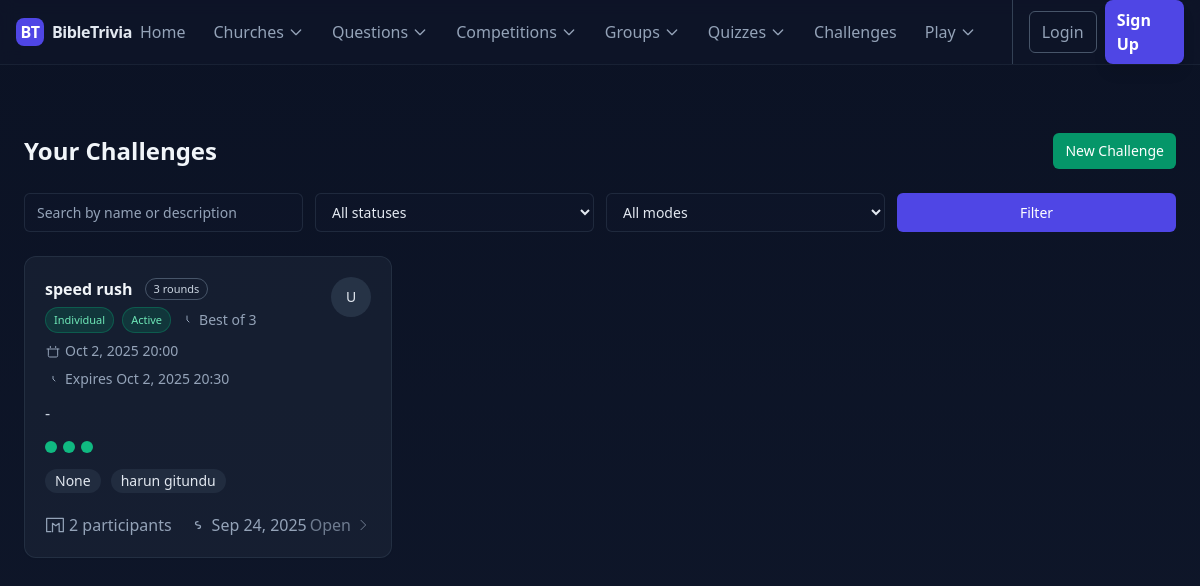
Screenshot of /challenges/ with the database file from the repository.
### home/models.py (models this page shows, shortened)
class TimeStampedModel(models.Model):
    created_at = models.DateTimeField(auto_now_add=True)
    updated_at = models.DateTimeField(auto_now=True)
    class Meta:
        abstract = True

class Challenge(TimeStampedModel):
    MODE_CHOICES = [
        ('individual', 'Individual'),
        ('group', 'Group'),
    ]
    STATUS_CHOICES = [
        ('pending', 'Pending'),
        ('active', 'Active'),
        ('completed', 'Completed'),
        ('cancelled', 'Cancelled'),
        ('expired', 'Expired'),
    ]
    name = models.CharField(max_length=200, blank=True)
    description = models.TextField(blank=True)
    mode = models.CharField(max_length=12, choices=MODE_CHOICES)
    status = models.CharField(max_length=12, choices=STATUS_CHOICES, default='pending')
    scheduled_at = models.DateTimeField(null=True, blank=True)
    expires_at = models.DateTimeField(null=True, blank=True)
    best_of = models.PositiveIntegerField(null=True, blank=True, help_text='Odd number of rounds for best-of; null for single-round')
    max_participants = models.PositiveIntegerField(default=2, help_text='Maximum number of participants allowed in this challenge')
    created_by = models.ForeignKey(settings.AUTH_USER_MODEL, on_delete=models.CASCADE, related_name='created_challenges')
    metadata = models.JSONField(blank=True, null=True)
    class Meta:
        ordering = ['-created_at']
        indexes = [
            models.Index(fields=["mode", "status"]),
            models.Index(fields=["scheduled_at"]),
        ]

class ChallengeRound(TimeStampedModel):
    challenge = models.ForeignKey(Challenge, on_delete=models.CASCADE, related_name='rounds')
    round_number = models.PositiveIntegerField(default=1)
    quiz = models.ForeignKey('TestQuiz', on_delete=models.SET_NULL, null=True, blank=True, related_name='challenge_rounds')
    started_at = models.DateTimeField(null=True, blank=True)
    completed_at = models.DateTimeField(null=True, blank=True)
    metadata = models.JSONField(blank=True, null=True)
    class Meta:
        ordering = ['round_number', 'id']
        constraints = [
            models.UniqueConstraint(fields=['challenge', 'round_number'], name='uniq_challenge_round_number')
        ]

class ChallengeParticipant(TimeStampedModel):
    ROLE_CHOICES = [
        ('challenger', 'Challenger'),
        ('invitee', 'Invitee'),
    ]
    challenge = models.ForeignKey(Challenge, on_delete=models.CASCADE, related_name='participants')
    user = models.ForeignKey(settings.AUTH_USER_MODEL, on_delete=models.CASCADE, null=True, blank=True, related_name='challenge_participations')
    group = models.ForeignKey('TriviaGroup', on_delete=models.CASCADE, null=True, blank=True, related_name='challenge_participations')
    role = models.CharField(max_length=12, choices=ROLE_CHOICES, default='invitee')
    is_active = models.BooleanField(default=True)
    team_name = models.CharField(max_length=100, blank=True)
    joined_at = models.DateTimeField(null=True, blank=True)
    class Meta:
        indexes = [
            models.Index(fields=["challenge"]),
            models.Index(fields=["is_active"]),
        ]

### users/models.py (models this page shows, shortened)
class MyUser(AbstractUser):
    email = models.EmailField(_('email address'), max_length=50, unique=True)
    username = None
    ROLE_CHOICES = [
        ('Admin', 'Admin'),
        ('Supervisor', 'Supervisor'),
        ('Patron', 'Patron'),
        ('Member', 'Member'),
    ]
    role = models.CharField(
        _('Role'),
        max_length=20,
        choices=ROLE_CHOICES,
        default='Member',
        help_text=_('User role in the system')
    )
    USERNAME_FIELD = 'email'
    REQUIRED_FIELDS = []
    objects = MyUserManager()
    groups = models.ManyToManyField(
        'auth.Group',
        related_name='myuser_groups',  # Unique related_name
        blank=True,
        help_text=_('The groups this user belongs to. A user will get all permissions granted to each of their groups.')
    )
    user_permissions = models.ManyToManyField(
        'auth.Permission',
        related_name='myuser_permissions',  # Unique related_name
        blank=True,
        help_text=_('Specific permissions for this user.')
    )

### home/views.py (the view, shortened to what this page needs)
# urls.py: path('challenges/', ChallengeListView.as_view(), name='challenge_list'),
class ChallengeListView(ListView):
    model = Challenge
    template_name = 'home/challenge_list.html'
    context_object_name = 'challenges'
    paginate_by = 15
    def get_queryset(self):
        user = self.request.user
        qs = (
            Challenge.objects
            .select_related('created_by')
            .prefetch_related('participants__user', 'participants__group', 'rounds')
        )
        status_filter = self.request.GET.get('status')
        if status_filter in ['pending', 'active', 'completed', 'cancelled']:
            qs = qs.filter(status=status_filter)
        mode_filter = self.request.GET.get('mode')
        if mode_filter in ['individual', 'group']:
            qs = qs.filter(mode=mode_filter)
        search_query = (self.request.GET.get('q') or '').strip()
        if search_query:
            qs = qs.filter(Q(name__icontains=search_query) | Q(description__icontains=search_query))
        return qs.order_by('-created_at')
    def get_context_data(self, **kwargs):
        ctx = super().get_context_data(**kwargs)
        ctx['status_filter'] = self.request.GET.get('status', '')
        ctx['mode_filter'] = self.request.GET.get('mode', '')
        ctx['search_query'] = self.request.GET.get('q', '')
        return ctx

### home/templates/home/challenge_list.html (shortened to what this page needs)
{% extends "base.html" %}
{% load static %}
{% block content %}
<section class="py-10">
  <div class="max-w-6xl mx-auto">
    <div class="flex items-center justify-between mb-6">
      <h1 class="text-2xl font-bold text-slate-100">Your Challenges</h1>
      <a href="{% url 'challenge_create' %}" class="bg-emerald-600 hover:bg-emerald-500 text-white px-3 py-2 rounded-md text-sm">New Challenge</a>
    </div>
    <form method="get" class="mb-6 grid grid-cols-1 md:grid-cols-4 gap-3">
      <input type="text" name="q" value="{{ search_query }}" placeholder="Search by name or description" class="w-full rounded-md bg-slate-900/60 border border-slate-700/50 px-3 py-2 text-sm text-slate-200 placeholder-slate-400">
      <select name="status" class="w-full rounded-md bg-slate-900/60 border border-slate-700/50 px-3 py-2 text-sm text-slate-200">
        <option value="">All statuses</option>
      </select>
      <select name="mode" class="w-full rounded-md bg-slate-900/60 border border-slate-700/50 px-3 py-2 text-sm text-slate-200">
        <option value="">All modes</option>
      </select>
      <button type="submit" class="bg-indigo-600 hover:bg-indigo-500 text-white px-3 py-2 rounded-md text-sm">Filter</button>
    </form>
    {% if challenges %}
    <div class="grid grid-cols-1 md:grid-cols-2 lg:grid-cols-3 gap-6">
      {% for ch in challenges %}
      <a href="{% url 'challenge_detail' ch.pk %}" class="block rounded-xl border border-slate-700/50 bg-slate-800/50 p-5 hover:bg-slate-800/70 shadow-sm hover:shadow-md transition group">
        <div class="flex items-start justify-between gap-5">
          <div class="min-w-0 flex-1">
            <div class="flex items-center gap-3 mb-1.5">
              <span class="text-slate-100 font-semibold group-hover:underline truncate">
                {% if ch.name %}{{ ch.name }}{% else %}Challenge #{{ ch.id }}{% endif %}
              </span>
              <span class="text-[11px] px-2 py-0.5 rounded-full border border-slate-600 text-slate-300 whitespace-nowrap">{{ ch.rounds.count|default:0 }} rounds</span>
            </div>
            <div class="mt-1 text-slate-400 text-sm flex items-center gap-2 flex-wrap">
              <span class="inline-flex items-center gap-1 px-2 py-0.5 rounded-full text-[11px]
                {% if ch.mode == 'group' %} bg-cyan-600/20 text-cyan-300 border border-cyan-600/40 {% else %} bg-emerald-600/20 text-emerald-300 border border-emerald-600/40 {% endif %}">
                {% if ch.mode == 'group' %}Group{% else %}Individual{% endif %}
              </span>
              <span class="inline-flex items-center gap-1 px-2 py-0.5 rounded-full text-[11px]
                {% if ch.status == 'active' %} bg-emerald-600/20 text-emerald-300 border border-emerald-600/40
                {% elif ch.status == 'pending' %} bg-amber-600/20 text-amber-300 border border-amber-600/40
                {% elif ch.status == 'completed' %} bg-indigo-600/20 text-indigo-300 border border-indigo-600/40
                {% elif ch.status == 'cancelled' %} bg-rose-600/20 text-rose-300 border border-rose-600/40
                {% elif ch.status == 'expired' %} bg-slate-600/20 text-slate-300 border border-slate-600/40
                {% else %} bg-slate-700/30 text-slate-300 border border-slate-600/40 {% endif %}">
                {{ ch.status|title }}
              </span>
              <span class="inline-flex items-center gap-1 text-slate-400"><svg class="w-4 h-4" fill="none" stroke="currentColor" viewBox="0 0 24 24"><path stroke-linecap="round" stroke-linejoin="round" stroke-width="1.5" d="M12 6v6l3 3"/></svg> Best of {{ ch.best_of|default:1 }}</span>
              <span class="inline-flex items-center gap-1 text-slate-400">
                <svg class="w-4 h-4" fill="none" stroke="currentColor" viewBox="0 0 24 24"><path stroke-linecap="round" stroke-linejoin="round" stroke-width="1.5" d="M8 7V5m8 2V5M3 9h18M5 9v10a2 2 0 002 2h10a2 2 0 002-2V9"/></svg>
                {% if ch.scheduled_at %}{{ ch.scheduled_at|date:"M j, Y H:i" }}{% else %}<span class="italic">Not scheduled</span>{% endif %}
              </span>
              <span class="inline-flex items-center gap-1 text-slate-400">
                <svg class="w-4 h-4" fill="none" stroke="currentColor" viewBox="0 0 24 24"><path stroke-linecap="round" stroke-linejoin="round" stroke-width="1.5" d="M12 8v4l3 3"/></svg>
                {% if ch.expires_at %}Expires {{ ch.expires_at|date:"M j, Y H:i" }}{% else %}<span class="italic">No expiry</span>{% endif %}
              </span>
            </div>
            <p class="mt-3 text-slate-300 text-base min-h-[1.5rem]">{{ ch.description|default:"-" }}</p>
            <div class="mt-4 flex items-center gap-1.5">
              {% for r in ch.rounds.all %}
                <span class="w-3 h-3 rounded-full inline-block {% if r.quiz %} bg-emerald-500 {% else %} bg-slate-600 {% endif %}"></span>
              {% empty %}
                <span class="text-xs text-slate-400">No rounds yet</span>
              {% endfor %}
            </div>
            <div class="mt-4 flex items-center gap-2.5 flex-wrap">
              {% with total=ch.participants.count %}
                {% if total > 0 %}
                  {% for p in ch.participants.all|slice:":3" %}
                    <span class="inline-flex items-center px-2.5 py-0.5 rounded-full bg-slate-700/40 text-slate-200 text-sm">
                      {% if p.user %}{{ p.user.get_full_name|default:p.user.username }}{% else %}{{ p.group.name }}{% endif %}
                    </span>
                  {% endfor %}
                {% else %}
                  <span class="text-sm text-slate-400">No participants yet</span>
                {% endif %}
              {% endwith %}
            </div>
          </div>
          <div class="shrink-0">
            <div class="w-10 h-10 rounded-full bg-slate-700/60 grid place-items-center text-sm text-slate-200">
              {% with n=ch.created_by.get_full_name|default:ch.created_by.username %}
                {{ n|default:"U"|slice:":1"|upper }}
              {% endwith %}
            </div>
          </div>
        </div>
        <div class="mt-5 flex items-center justify-between text-base">
          <div class="flex items-center gap-4 text-slate-400">
            <span class="inline-flex items-center gap-1"><svg class="w-5 h-5" fill="none" stroke="currentColor" viewBox="0 0 24 24"><path stroke-linecap="round" stroke-linejoin="round" stroke-width="1.5" d="M17 20h5V4H2v16h5m10 0V10l-4 3-4-3v10"/></svg> {{ ch.participants.count|default:0 }} participants</span>
            <span class="inline-flex items-center gap-1"><svg class="w-5 h-5" fill="none" stroke="currentColor" viewBox="0 0 24 24"><path stroke-linecap="round" stroke-linejoin="round" stroke-width="1.5" d="M12 8c-1.657 0-3 .895-3 2s1.343 2 3 2 3 .895 3 2-1.343 2-3 2"/></svg> {{ ch.created_at|date:"M j, Y"|default:"—" }}</span>
          </div>
          <div class="flex items-center gap-2 text-slate-400">
            <span class="inline-flex items-center gap-1 opacity-70 group-hover:opacity-100">Open <svg class="w-4 h-4" fill="none" stroke="currentColor" viewBox="0 0 24 24"><path stroke-linecap="round" stroke-linejoin="round" stroke-width="1.5" d="M9 5l7 7-7 7"/></svg></span>
          </div>
        </div>
      </a>
      {% endfor %}
    </div>
    {% endif %}
  </div>
</section>
{% endblock %}

### rows the page displays
Challenge: name "speed rush", rounds.count "3", mode "Individual", status "Active", best_of "3", scheduled_at "Oct 2, 2025 20:00", expires_at "Oct 2, 2025 20:30", description "-", created_by "U", participants.count "2", created_at "Sep 24, 2025"
ChallengeParticipant: user.get_full_name "None"
ChallengeParticipant: user.get_full_name "harun gitundu"
